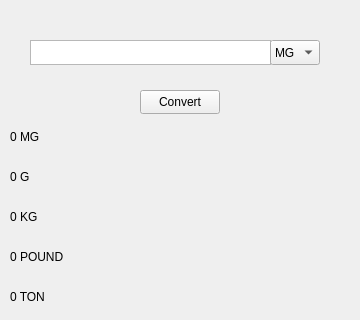
    <widget class="QWidget" name="page_4">
     <widget class="QPlainTextEdit" name="plainTextEdit_23">
      <property name="geometry">
       <rect>
        <x>30</x>
        <y>40</y>
        <width>241</width>
        <height>25</height>
       </rect>
      </property>
      <property name="font">
       <font>
        <family>Segoe UI</family>
        <pointsize>9</pointsize>
        <bold>true</bold>
       </font>
      </property>
      <property name="verticalScrollBarPolicy">
       <enum>Qt::ScrollBarAlwaysOff</enum>
      </property>
      <property name="horizontalScrollBarPolicy">
       <enum>Qt::ScrollBarAlwaysOff</enum>
      </property>
      <property name="plainText">
       <string/>
      </property>
     </widget>
     <widget class="QComboBox" name="comboBox1_14">
      <property name="geometry">
       <rect>
        <x>270</x>
        <y>40</y>
        <width>50</width>
        <height>25</height>
       </rect>
      </property>
      <item>
       <property name="text">
        <string>MG</string>
       </property>
      </item>
      <item>
       <property name="text">
        <string>G</string>
       </property>
      </item>
      <item>
       <property name="text">
        <string>KG</string>
       </property>
      </item>
      <item>
       <property name="text">
        <string>POUND</string>
       </property>
      </item>
      <item>
       <property name="text">
        <string>TON</string>
       </property>
      </item>
      <item>
       <property name="text">
        <string/>
       </property>
      </item>
      <item>
       <property name="text">
        <string/>
       </property>
      </item>
     </widget>
     <widget class="QPushButton" name="pushButton1_14">
      <property name="geometry">
       <rect>
        <x>140</x>
        <y>90</y>
        <width>80</width>
        <height>24</height>
       </rect>
      </property>
      <property name="text">
       <string>Convert</string>
      </property>
     </widget>
     <widget class="QLabel" name="label_145">
      <property name="geometry">
       <rect>
        <x>10</x>
        <y>130</y>
        <width>341</width>
        <height>21</height>
       </rect>
      </property>
      <property name="lineWidth">
       <number>0</number>
      </property>
      <property name="text">
       <string>0 MG</string>
      </property>
      <property name="alignment">
       <set>Qt::AlignLeading|Qt::AlignLeft|Qt::AlignTop</set>
      </property>
      <property name="margin">
       <number>2</number>
      </property>
      <property name="indent">
       <number>-1</number>
      </property>
     </widget>
     <widget class="QLabel" name="label_146">
      <property name="geometry">
       <rect>
        <x>10</x>
        <y>170</y>
        <width>341</width>
        <height>21</height>
       </rect>
      </property>
      <property name="lineWidth">
       <number>0</number>
      </property>
      <property name="text">
       <string>0 G</string>
      </property>
      <property name="alignment">
       <set>Qt::AlignLeading|Qt::AlignLeft|Qt::AlignTop</set>
      </property>
      <property name="margin">
       <number>2</number>
      </property>
      <property name="indent">
       <number>-1</number>
      </property>
     </widget>
     <widget class="QLabel" name="label_147">
      <property name="geometry">
       <rect>
        <x>10</x>
        <y>210</y>
        <width>341</width>
        <height>21</height>
       </rect>
      </property>
      <property name="lineWidth">
       <number>0</number>
      </property>
      <property name="text">
       <string>0 KG</string>
      </property>
      <property name="alignment">
       <set>Qt::AlignLeading|Qt::AlignLeft|Qt::AlignTop</set>
      </property>
      <property name="margin">
       <number>2</number>
      </property>
      <property name="indent">
       <number>-1</number>
      </property>
     </widget>
     <widget class="QLabel" name="label_148">
      <property name="geometry">
       <rect>
        <x>10</x>
        <y>250</y>
        <width>341</width>
        <height>21</height>
       </rect>
      </property>
      <property name="lineWidth">
       <number>0</number>
      </property>
      <property name="text">
       <string>0 POUND</string>
      </property>
      <property name="alignment">
       <set>Qt::AlignLeading|Qt::AlignLeft|Qt::AlignTop</set>
      </property>
      <property name="margin">
       <number>2</number>
      </property>
      <property name="indent">
       <number>-1</number>
      </property>
     </widget>
     <widget class="QLabel" name="label_149">
      <property name="geometry">
       <rect>
        <x>10</x>
        <y>290</y>
        <width>341</width>
        <height>21</height>
       </rect>
      </property>
      <property name="lineWidth">
       <number>0</number>
      </property>
      <property name="text">
       <string>0 TON</string>
      </property>
      <property name="alignment">
       <set>Qt::AlignLeading|Qt::AlignLeft|Qt::AlignTop</set>
      </property>
      <property name="margin">
       <number>2</number>
      </property>
      <property name="indent">
       <number>-1</number>
      </property>
     </widget>
    </widget>
